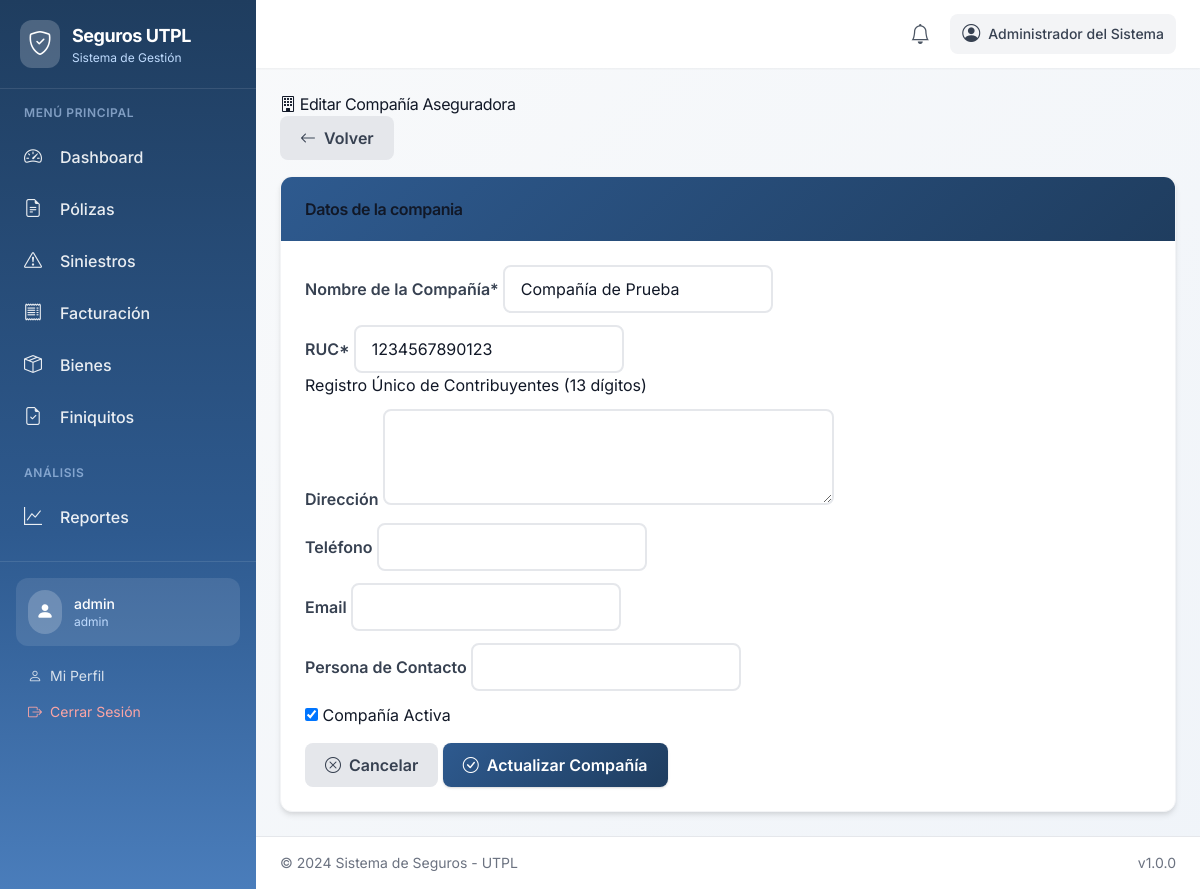
The page /companies/1/edit/ (signed in) on the database its author committed.
### accounts/models.py (models this page shows, shortened)
class UserProfile(AbstractUser):
    ROLE_CHOICES = [
        ('admin', _('Administrador')),
        ('insurance_manager', _('Gerente de Seguros')),
        ('requester', _('Custodio de Bienes')),
    ]
    full_name = models.CharField(
        _('Nombre completo'),
        max_length=255,
        blank=True
    )
    role = models.CharField(
        _('Rol'),
        max_length=20,
        choices=ROLE_CHOICES,
        default='requester'
    )
    department = models.CharField(
        _('Departamento'),
        max_length=100,
        blank=True
    )
    phone = models.CharField(
        _('Teléfono'),
        max_length=20,
        blank=True
    )
    created_at = models.DateTimeField(_('Fecha de creación'), auto_now_add=True)
    updated_at = models.DateTimeField(_('Fecha de actualización'), auto_now=True)
    class Meta:
        verbose_name = _('Perfil de Usuario')
        verbose_name_plural = _('Perfiles de Usuario')
        ordering = ['-created_at']
    def get_full_name(self):
        if self.full_name:
            return self.full_name
        return super().get_full_name() or self.username
    def get_role_permissions(self):
        permissions_map = {
            'admin': [
                'users_read', 'users_write', 'users_create', 'users_update', 'users_delete', 'users_manage',
                'policies_read', 'policies_write', 'policies_create', 'policies_update', 'policies_delete', 'policies_manage',
                'claims_read', 'claims_write', 'claims_update', 'claims_delete', 'claims_manage',
                'invoices_read', 'invoices_write', 'invoices_create', 'invoices_update', 'invoices_delete', 'invoices_manage',
                'assets_read', 'assets_write', 'assets_create', 'assets_update', 'assets_delete', 'assets_manage',
                'reports_read', 'reports_write', 'reports_create', 'reports_update', 'reports_delete', 'reports_manage',
                'insurance_companies_read', 'insurance_companies_write', 'insurance_companies_create', 'insurance_companies_update', 'insurance_companies_delete', 'insurance_companies_manage',
                'brokers_read', 'brokers_write', 'brokers_create', 'brokers_update', 'brokers_delete', 'brokers_manage',
                'settings_read', 'settings_write', 'settings_create', 'settings_update', 'settings_delete', 'settings_manage',
                'alerts_read', 'alerts_create', 'alerts_write', 'alerts_execute', 'alerts_delete'
            ],
            'insurance_manager': [
                'users_read',
                'policies_read', 'policies_write', 'policies_create', 'policies_update', 'policies_delete',
                'claims_read', 'claims_write', 'claims_update', 'claims_manage',
                'invoices_read', 'invoices_write', 'invoices_create', 'invoices_update',
                'assets_read',
                'reports_read',
                'insurance_companies_read', 'insurance_companies_write', 'insurance_companies_create', 'insurance_companies_update',
                'brokers_read', 'brokers_write', 'brokers_create', 'brokers_update'
            ],
            'requester': [
                'claims_read', 'claims_write', 'claims_create',
                'assets_read'  # Only their own assets
            ]
        }
        return permissions_map.get(self.role, [])
    def has_perm(self, perm, obj=None):
        if super().has_perm(perm, obj):
            return True
        if not self.is_active or not perm:
            return False
        codename = perm.split('.')[-1]
        return codename in self.get_role_permissions()
    def has_perms(self, perm_list, obj=None):
        return all(self.has_perm(perm, obj) for perm in perm_list)

### companies/models.py (models this page shows, shortened)
class InsuranceCompany(models.Model):
    name = models.CharField(
        _('Nombre'),
        max_length=255,
        unique=True
    )
    ruc = models.CharField(
        _('RUC'),
        max_length=13,
        unique=True,
        help_text=_('Registro Único de Contribuyentes')
    )
    address = models.TextField(
        _('Dirección'),
        blank=True
    )
    phone = models.CharField(
        _('Teléfono'),
        max_length=20,
        blank=True
    )
    email = models.EmailField(
        _('Email'),
        blank=True
    )
    contact_person = models.CharField(
        _('Persona de contacto'),
        max_length=255,
        blank=True
    )
    is_active = models.BooleanField(
        _('Activo'),
        default=True
    )
    created_at = models.DateTimeField(
        _('Fecha de creación'),
        auto_now_add=True
    )
    updated_at = models.DateTimeField(
        _('Fecha de actualización'),
        auto_now=True
    )
    class Meta:
        verbose_name = _('Compañía de Seguros')
        verbose_name_plural = _('Compañías de Seguros')
        ordering = ['name']

### companies/views.py (the view)
# urls.py: path('<int:pk>/edit/', views.insurance_company_edit, name='insurance_company_edit'),
@login_required
@permission_required('companies.insurance_companies_write', raise_exception=True)
def insurance_company_edit(request, pk):
    company = get_object_or_404(InsuranceCompany, pk=pk)
    if request.method == 'POST':
        form = InsuranceCompanyForm(request.POST, instance=company)
        if form.is_valid():
            old_values = {
                'name': company.name,
                'ruc': company.ruc,
                'email': company.email,
                'is_active': company.is_active
            }
            updated_company = form.save()
            new_values = {
                'name': updated_company.name,
                'ruc': updated_company.ruc,
                'email': updated_company.email,
                'is_active': updated_company.is_active
            }
            AuditLog.log_action(
                user=request.user,
                action_type='update',
                entity_type='insurance_company',
                entity_id=str(updated_company.id),
                description=f'Compañía aseguradora actualizada: {updated_company.name}',
                old_values=old_values,
                new_values=new_values
            )
            messages.success(request, _('Compañía aseguradora actualizada exitosamente.'))
            return redirect('companies:insurance_company_detail', pk=updated_company.pk)
    else:
        form = InsuranceCompanyForm(instance=company)
    return render(request, 'companies/insurance_company_form.html', {
        'form': form,
        'company': company,
        'title': _('Editar Compañía Aseguradora'),
        'submit_text': _('Actualizar Compañía'),
    })

### templates/companies/insurance_company_form.html (shortened to what this page needs)
{% extends 'base.html' %}
{% load static %}
{% load crispy_forms_tags %}
{% block content %}
<div class="row">
    <div class="col-12">
        <div class="d-flex justify-content-between align-items-center mb-4">
            <h1 class="mb-0">
                <i class="bi bi-building"></i> {{ title }}
            </h1>
            <a href="{% url 'companies:insurance_company_list' %}" class="btn btn-secondary">
                <i class="bi bi-arrow-left"></i> Volver
            </a>
        </div>
    </div>
</div>
<div class="row">
    <div class="col-lg-8">
        <div class="card">
            <div class="card-header">
                <h5 class="mb-0">Datos de la compania</h5>
            </div>
            <div class="card-body">
                <form method="post" novalidate>
                    {{ form|crispy }}
                    <div class="d-flex justify-content-end gap-2 mt-4">
                        <a href="{% url 'companies:insurance_company_list' %}" class="btn btn-secondary">
                            <i class="bi bi-x-circle"></i> Cancelar
                        </a>
                        <button type="submit" class="btn btn-primary">
                            <i class="bi bi-check-circle"></i> {{ submit_text }}
                        </button>
                    </div>
                </form>
            </div>
        </div>
    </div>
</div>
{% endblock %}

### templates/base.html (shortened to what this page needs)
{% load static %}
<!DOCTYPE html>
<html lang="es">
<head>
    <script src="https://cdn.tailwindcss.com"></script>
    <link href="https://cdn.jsdelivr.net/npm/bootstrap-icons@1.10.0/font/bootstrap-icons.css" rel="stylesheet">
    <link href="{% static 'css/style.css' %}" rel="stylesheet">
</head>
<body class="bg-gray-100 font-sans">
    <div class="flex min-h-screen">
        {% if user.is_authenticated and user_permissions %}
        <aside id="sidebar"
            class="fixed inset-y-0 left-0 z-50 w-64 transform -translate-x-full lg:translate-x-0 transition-transform duration-300"
            style="background: linear-gradient(180deg, #1f3d5f 0%, #2e5a8f 60%, #4a7dbb 100%);">
            <div class="flex items-center space-x-3 p-5 border-b border-white/10">
                <div class="bg-white/20 p-2 rounded-xl">
                    <i class="bi bi-shield-check text-white text-2xl"></i>
                </div>
                <div>
                    <h1 class="text-white font-bold text-lg">Seguros UTPL</h1>
                    <p class="text-blue-200 text-xs">Sistema de Gestión</p>
                </div>
            </div>
            <nav class="sidebar-nav flex-1 overflow-y-auto px-3 py-4">
                <p class="text-blue-200/60 text-xs font-semibold uppercase tracking-wider px-3 mb-3">Menú Principal</p>
                <a href="{% url 'accounts:dashboard' %}"
                    class="nav-link flex items-center space-x-3 text-white/90 hover:text-white px-3 py-2.5 rounded-lg mb-1">
                    <i class="bi bi-speedometer2 text-lg w-6"></i>
                    <span class="font-medium">Dashboard</span>
                </a>
                {% if 'policies_read' in user_permissions %}
                <a href="{% url 'policies:policy_list' %}"
                    class="nav-link flex items-center space-x-3 text-white/90 hover:text-white px-3 py-2.5 rounded-lg mb-1">
                    <i class="bi bi-file-earmark-text text-lg w-6"></i>
                    <span class="font-medium">Pólizas</span>
                </a>
                {% endif %}
                {% if 'claims_read' in user_permissions %}
                <a href="{% url 'claims:claim_list' %}"
                    class="nav-link flex items-center space-x-3 text-white/90 hover:text-white px-3 py-2.5 rounded-lg mb-1">
                    <i class="bi bi-exclamation-triangle text-lg w-6"></i>
                    <span class="font-medium">Siniestros</span>
                </a>
                {% endif %}
                {% if 'invoices_read' in user_permissions %}
                <a href="{% url 'invoices:invoice_list' %}"
                    class="nav-link flex items-center space-x-3 text-white/90 hover:text-white px-3 py-2.5 rounded-lg mb-1">
                    <i class="bi bi-receipt text-lg w-6"></i>
                    <span class="font-medium">Facturación</span>
                </a>
                {% endif %}
                {% if 'assets_read' in user_permissions %}
                <a href="{% url 'assets:asset_list' %}"
                    class="nav-link flex items-center space-x-3 text-white/90 hover:text-white px-3 py-2.5 rounded-lg mb-1">
                    <i class="bi bi-box-seam text-lg w-6"></i>
                    <span class="font-medium">Bienes</span>
                </a>
                {% endif %}
                {% if 'claims_read' in user_permissions %}
                <a href="{% url 'claims:claim_settlements_list' %}"
                    class="nav-link flex items-center space-x-3 text-white/90 hover:text-white px-3 py-2.5 rounded-lg mb-1">
                    <i class="bi bi-file-earmark-check text-lg w-6"></i>
                    <span class="font-medium">Finiquitos</span>
                </a>
                {% endif %}
                {% if 'reports_read' in user_permissions %}
                <p class="text-blue-200/60 text-xs font-semibold uppercase tracking-wider px-3 mt-6 mb-3">Análisis</p>
                <a href="{% url 'reports:report_list' %}"
                    class="nav-link flex items-center space-x-3 text-white/90 hover:text-white px-3 py-2.5 rounded-lg mb-1">
                    <i class="bi bi-graph-up text-lg w-6"></i>
                    <span class="font-medium">Reportes</span>
                </a>
                {% endif %}
            </nav>
            <div class="p-4 border-t border-white/10">
                <div class="bg-white/10 rounded-xl p-3 mb-3">
                    <div class="flex items-center space-x-3">
                        <div class="bg-white/20 p-2 rounded-full">
                            <i class="bi bi-person-fill text-white text-lg"></i>
                        </div>
                        <div class="flex-1 min-w-0">
                            <p class="text-white font-medium text-sm truncate">{{ user.username }}</p>
                            <p class="text-blue-200 text-xs">{{ user.role }}</p>
                        </div>
                    </div>
                </div>
                <a href="{% url 'accounts:profile' %}"
                    class="flex items-center space-x-2 text-white/80 hover:text-white px-3 py-2 rounded-lg hover:bg-white/10 text-sm">
                    <i class="bi bi-person"></i>
                    <span>Mi Perfil</span>
                </a>
                <a href="{% url 'accounts:logout' %}"
                    class="flex items-center space-x-2 text-red-300 hover:text-red-200 px-3 py-2 rounded-lg hover:bg-red-500/20 text-sm">
                    <i class="bi bi-box-arrow-right"></i>
                    <span>Cerrar Sesión</span>
                </a>
            </div>
        </aside>
        {% endif %}
        <div
            class="flex-1 flex flex-col min-h-screen {% if user.is_authenticated and user_permissions %}lg:ml-64{% endif %}">
            {% if user.is_authenticated and user_permissions %}
            <header class="bg-white shadow-sm sticky top-0 z-30">
                <div class="flex items-center justify-between px-4 lg:px-6 py-3">
                    <div class="flex items-center space-x-3 ml-auto">
                        <div class="relative" x-data="{ open: false }">
                            <button @click="open = !open"
                                class="relative p-2 text-gray-600 hover:bg-gray-100 rounded-lg">
                                <i class="bi bi-bell text-xl"></i>
                            </button>
                        </div>
                        <div
                            class="hidden lg:flex items-center space-x-2 text-gray-700 bg-gray-100 px-3 py-1.5 rounded-lg">
                            <i class="bi bi-person-circle text-lg"></i>
                            <span class="text-sm font-medium">{{ user_full_name|default:user.username }}</span>
                        </div>
                    </div>
                </div>
            </header>
            {% endif %}
            <main class="flex-1 {% if user.is_authenticated and user_permissions %}p-4 lg:p-6{% endif %}">
                {% block content %}{% endblock %}
            </main>
            {% if user.is_authenticated and user_permissions %}
            <footer class="bg-white border-t border-gray-200 mt-auto">
                <div
                    class="px-4 lg:px-6 py-4 flex flex-col sm:flex-row justify-between items-center text-sm text-gray-500">
                    <span>&copy; 2024 Sistema de Seguros - UTPL</span>
                    <span class="mt-1 sm:mt-0">v1.0.0</span>
                </div>
            </footer>
            {% endif %}
        </div>
    </div>
</body>
</html>

### rows shown on the page
UserProfile: username "admin", role "admin", full_name+username "Administrador del Sistema"
InsuranceCompany: name "Compañía de Prueba", ruc "1234567890123", is_active "☑"

### other values the page prints
{{ title }} "Editar Compañía Aseguradora"
{{ submit_text }} "Actualizar Compañía"
